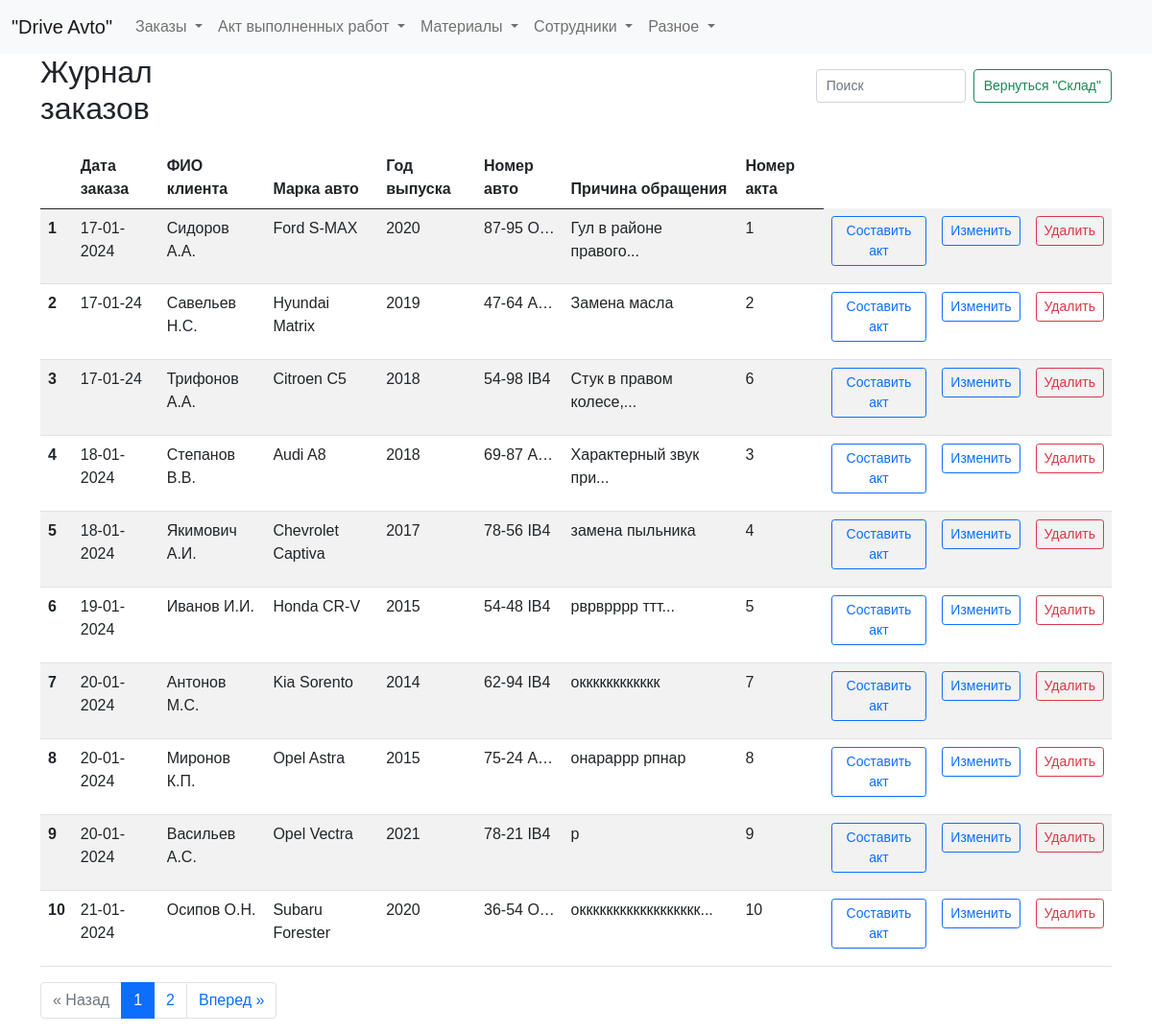
The app's page /zhurnal with its own data.
### tables this page shows
CREATE TABLE log (
id integer PRIMARY KEY AUTOINCREMENT,
date_order text NOT NULL,
name_customer text NOT NULL,
brand_car text NOT NULL,
year_car text NOT NULL,
number_car text NOT NULL,
text_order text NOT NULL,
id_act integer
);

### fcompany.py (the view)
@app.route("/zhurnal")
def showZhurnal():
    page = request.args.get('page', 1, type=int)
    per_page = 10  # Количество элементов на странице
    log_query = dbase.getLog()  # Получаем все элементы журнала
    for row in log_query:
        row['entry_id'] = row['id']
    total_items = len(log_query)  # Получаем общее количество элементов
    total_pages = ceil(total_items / per_page)  # Вычисляем общее количество страниц
    start_index = (page - 1) * per_page
    end_index = start_index + per_page
    log = log_query[start_index:end_index]  # Получаем элементы текущей страницы
    pagination = {
        'page': page,
        'per_page': per_page,
        'total_pages': total_pages,
        'total_items': total_items
    }
    return render_template("zhurnal.html", title="Журнал", log=log, pagination=pagination)

### FDataBase.py (called while the page is built)
    def getLog(self):
        sql = '''SELECT * FROM log'''
        try:
            self.__cur.execute(sql)
            res = self.__cur.fetchall()
            log_list = [dict(row) for row in res]
            if log_list: return log_list
        except:
            print("Ошибка чтения из БД")
        return []

### fcompany.py (called while the page is built)
def connect_db():  # общая функция для установления соединения с БД
    conn = sqlite3.connect(app.config['DATABASE'])
    conn.row_factory = sqlite3.Row  # записи будут представлены не в виде кортежей, а в виде словаря (для исп в шаблонах)
    return conn

def get_db():
    if not hasattr(g, 'link_db'):
        g.link_db = connect_db()
    return g.link_db

@app.before_request
def before_request():
    global dbase
    db = get_db()
    dbase = FDataBase(db)

### templates/zhurnal.html (shortened to what this page needs)
{% extends 'base.html' %}
{% block content %}
<div class="header-container">
  <h2>Журнал заказов</h2>
  <form class="d-flex search-form" role="search">
    <input class="form-control me-2 narrow-search" type="search" id="searchInput" placeholder="Поиск" aria-label="Search">
    <button class="btn btn-outline-success narrow-button" type="submit">Вернуться "Склад"</button>
  </form>
</div>
<div class="table-responsive">
<table id="myTable" class="table table-striped">
  <thead>
    <tr>
      <th scope="col"></th>
      <th scope="col">Дата заказа</th>
      <th scope="col">ФИО клиента</th>
      <th scope="col">Марка авто</th>
      <th scope="col">Год выпуска</th>
      <th scope="col">Номер авто</th>
      <th scope="col" id="fixed-col-6">Причина обращения</th>
      <th scope="col">Номер акта</th>
    </tr>
  </thead>
  <tbody>
    {% for row in log %}
    <tr>
      <th scope="row">{{ loop.index }}</th>
      <td>{{ row.date_order }}</td>
      <td>{{ row.name_customer }}</td>
      <td>{{ row.brand_car }}</td>
      <td>{{ row.year_car }}</td>
      <td>{{ row.number_car }}</td>
      <td>{{ row.text_order|truncate(30) }}</td>
      <td>{{ row.id_act }}</td>
      <td>
            <a href="/edit_entry_act/{{ row.id }}" class="btn btn-outline-primary btn-sm">Составить акт</a>
      </td>
      <td>
          <a href="/edit_entry/{{ row.id }}" class="btn btn-outline-primary btn-sm">Изменить</a>
      </td>
      <td>
        <form action="/delete_entry/{{ row.id }}" method="post">
            <button type="submit" class="btn btn-outline-danger btn-sm">Удалить</button>
        </form>
      </td>
    </tr>
    {% endfor %}
  </tbody>
</table>
</div>
{% if pagination.total_items > pagination.per_page %}
<nav aria-label="Page navigation">
  <ul class="pagination justify-content-center">
    {% if pagination.page > 1 %}
      <li class="page-item"><a class="page-link" href="{{ url_for('showZhurnal', page=pagination.page-1) }}">&laquo; Назад</a></li>
    {% else %}
      <li class="page-item disabled"><span class="page-link">&laquo; Назад</span></li>
    {% endif %}
    {% for page_num in range(1, pagination.total_pages+1) %}
      {% if page_num == pagination.page %}
        <li class="page-item active"><span class="page-link">{{ page_num }}</span></li>
      {% else %}
        <li class="page-item"><a class="page-link" href="{{ url_for('showZhurnal', page=page_num) }}">{{ page_num }}</a></li>
      {% endif %}
    {% endfor %}
    {% if pagination.page < pagination.total_pages %}
      <li class="page-item"><a class="page-link" href="{{ url_for('showZhurnal', page=pagination.page+1) }}">Вперед &raquo;</a></li>
    {% else %}
      <li class="page-item disabled"><span class="page-link">Вперед &raquo;</span></li>
    {% endif %}
  </ul>
</nav>
{% endif %}
{% endblock %}

### static/css/styles.css (style rules this page uses)
#col-6, td:nth-child(6) { max-width: 15px; white-space: nowrap; overflow: hidden; text-overflow: ellipsis; }
input.form-control { width: 100%; }
.narrow-button { max-width: 250px; white-space: nowrap; font-size: 16px; }
.narrow-search { max-width: 400px; }
.header-container { display: flex; justify-content: space-between; align-items: center; margin-bottom: 20px; }
.search-form { margin-left: 300px; }
h2 { margin: 0; margin-right: 300px; }
html, body { font-family: 'Arial'; margin: 0; padding: 0; height: 100%; width: 100%; }
a { color: #0059b2; text-decoration: none; }
.btn { margin-bottom: 10px; }
.narrow-search { height: 35px; font-size: 14px; padding: 5px 10px; }
.narrow-button { height: 35px; font-size: 14px; padding: 5px 10px; line-height: 1.5; }

### records on screen
log: date_order "17-01-2024", name_customer "Сидоров А.А.", brand_car "Ford S-MAX", year_car "2020", number_car "87-95 O…", text_order "Гул в районе правого...", id_act "1"
log: date_order "17-01-24", name_customer "Савельев Н.С.", brand_car "Hyundai Matrix", year_car "2019", number_car "47-64 АВ4", text_order "Замена масла", id_act "2"
log: date_order "17-01-24", name_customer "Трифонов А.А.", brand_car "Citroen C5", year_car "2018", number_car "54-98 IB4", text_order "Стук в правом колесе,...", id_act "6"
log: date_order "18-01-2024", name_customer "Степанов В.В.", brand_car "Audi A8", year_car "2018", number_car "69-87 АВ4", text_order "Характерный звук при...", id_act "3"
log: date_order "18-01-2024", name_customer "Якимович А.И.", brand_car "Chevrolet Captiva", year_car "2017", number_car "78-56 IB4", text_order "замена пыльника", id_act "4"
log: date_order "19-01-2024", name_customer "Иванов И.И.", brand_car "Honda CR-V", year_car "2015", number_car "54-48 IB4", text_order "рврврррр ттт...", id_act "5"
log: date_order "20-01-2024", name_customer "Антонов М.С.", brand_car "Kia Sorento", year_car "2014", number_car "62-94 IB4", text_order "окккккккккккк", id_act "7"
log: date_order "20-01-2024", name_customer "Миронов К.П.", brand_car "Opel Astra", year_car "2015", number_car "75-24 АВ4", text_order "онараррр рпнар", id_act "8"
log: date_order "20-01-2024", name_customer "Васильев А.С.", brand_car "Opel Vectra", year_car "2021", number_car "78-21 IB4", text_order "р", id_act "9"
log: date_order "21-01-2024", name_customer "Осипов О.Н.", brand_car "Subaru Forester", year_car "2020", number_car "36-54 O…", text_order "окккккккккккккккккк...", id_act "10"

### other values on screen
{{ page_num }} "1"
{{ page_num }} "2"
